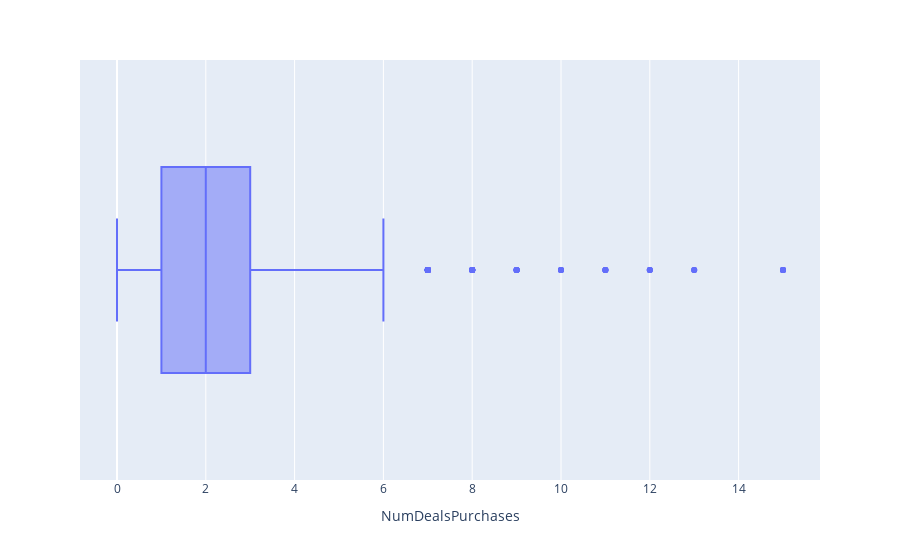

The cell this chart's notebook holds for it:
### Markdown cell above
### 5. NumDealsPurchases

### Code cell
px.box(data_frame = data, x = 'NumDealsPurchases')

### Figure 1 — Plotly figure (JSON) as saved in the notebook; plotly's stock layout.template omitted (floating-point values rounded to 4 significant figures; data arrays with more than 128 entries replaced by an {"elided": "..."} marker saying what was removed)
{"data": [{"alignmentgroup": "True", "hovertemplate": "NumDealsPurchases=%{x}<extra></extra>", "legendgroup": "", "marker": {"color": "#636efa"}, "name": "", "notched": false, "offsetgroup": "", "orientation": "h", "showlegend": false, "type": "box", "x": {"elided": "2236 int values"}, "x0": " ", "xaxis": "x", "y0": " ", "yaxis": "y"}], "layout": {"autosize": true, "boxmode": "group", "legend": {"tracegroupgap": 0}, "margin": {"t": 60}, "xaxis": {"anchor": "y", "autorange": true, "domain": [0, 1], "range": [-0.8333, 15.83], "title": {"text": "NumDealsPurchases"}, "type": "linear"}, "yaxis": {"anchor": "x", "autorange": true, "domain": [0, 1], "range": [-0.5, 0.5], "type": "category"}}}
